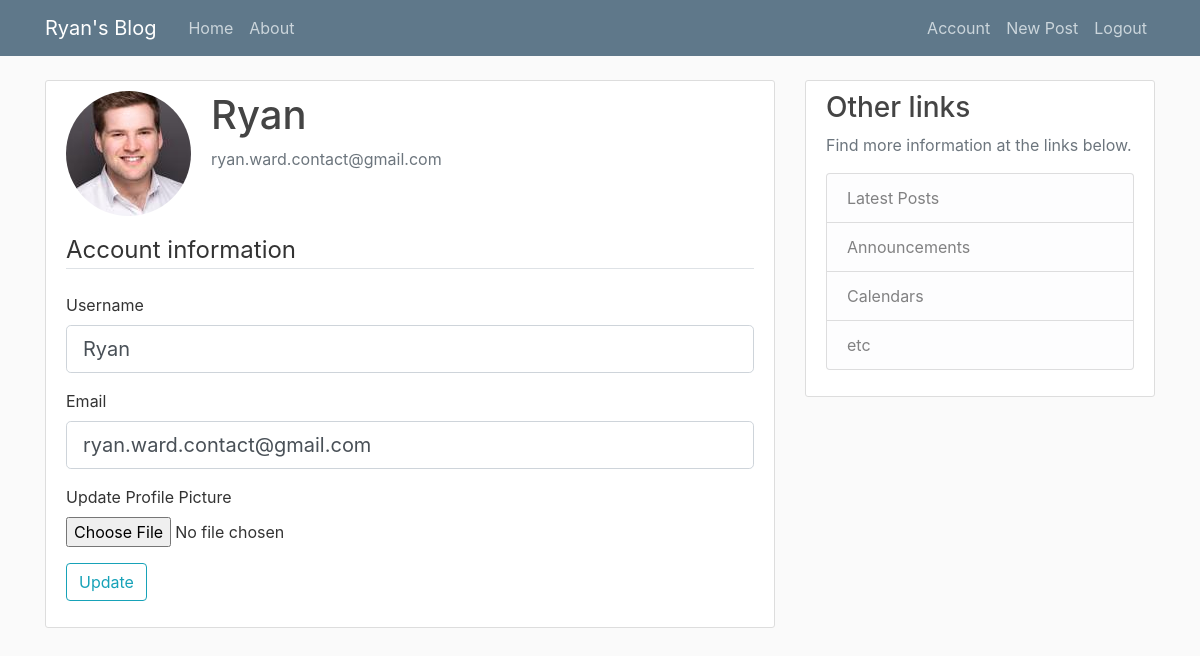
Page /account (signed in) on the earlier database version.
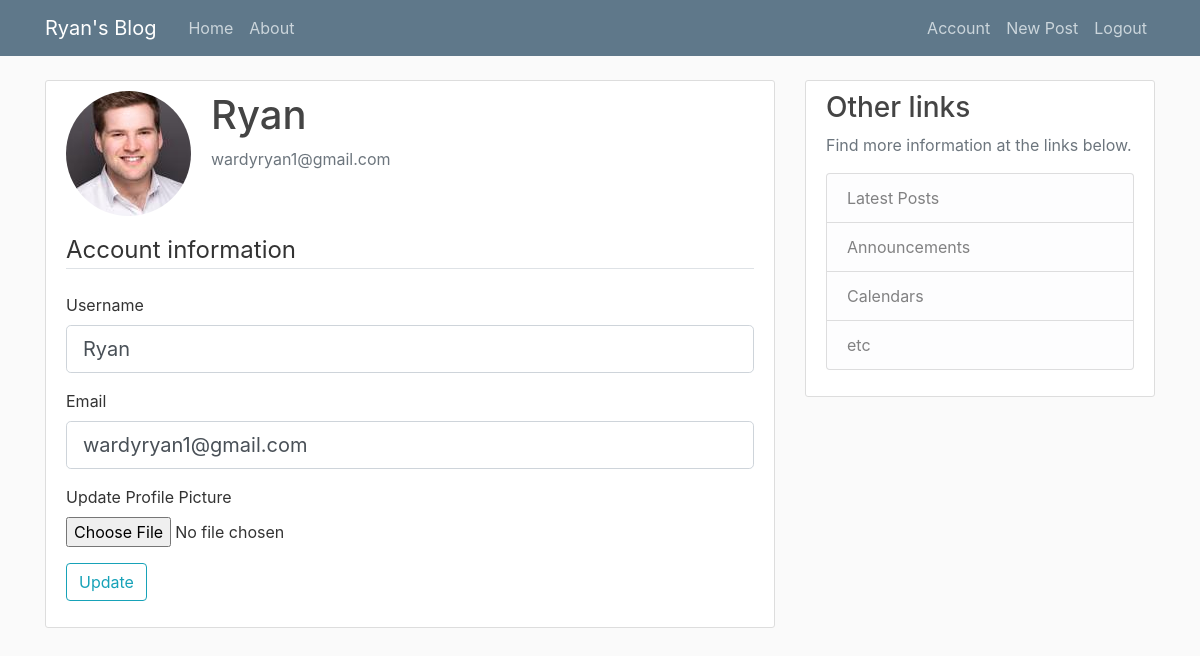
Same page on the later database version.
### flaskblog/models.py (models this page shows, shortened)
class User(db.Model, UserMixin):
    id = db.Column(db.Integer, primary_key=True)
    username = db.Column(db.String(20), unique=True, nullable=False)
    email = db.Column(db.String(120), unique=True, nullable=False)
    image_file = db.Column(db.String(20), nullable=False, default='default.jpg')
    password = db.Column(db.String(60), nullable=False)
    posts = db.relationship('Post', backref='author', lazy=True)

### flaskblog/users/routes.py (the view)
@users.route("/account", methods=['GET', 'POST'])
@login_required
def account():
    form = UpdateAccountForm()
    if form.validate_on_submit():
        if form.profile_img.data:
            picture_file = save_picture(form.profile_img.data)
            current_user.image_file = picture_file
        current_user.username = form.username.data
        current_user.email = form.email.data
        db.session.commit()
        flash('Your account has been updated!', 'success')
        return redirect(url_for('users.account'))
    elif request.method == 'GET':
        form.username.data = current_user.username
        form.email.data = current_user.email
    image_file = url_for('static', filename='profile_pics/' + current_user.image_file)
    return render_template('account.html', title='Account',
                           image_file=image_file, form=form)

### flaskblog/users/forms.py (shortened to what this page needs)
class UpdateAccountForm(FlaskForm):
    username = StringField('Username',
                           validators=[
                               DataRequired(),
                               Length(min=2, max=20)])
    email = StringField('Email',
                        validators=[DataRequired(),
                                    Email()])
    profile_img = FileField('Update Profile Picture',
                            validators=[FileAllowed(['jpg', 'jpeg', 'png'])])
    submit = SubmitField('Update')

### flaskblog/models.py (called while the page is built)
@login_manager.user_loader
def load_user(user_id):
    return User.query.get(int(user_id))

### flaskblog/templates/account.html (shortened to what this page needs)
{% extends "layout.html" %}
{% block content %}
    <div class="content-section">
        <div class="media">
            <img class="rounded-circle account-img" src="{{ image_file }}">
            <div class="media-body">
                <h2 class="account-heading">{{ current_user.username }}</h2>
                <p class="text-secondary">{{ current_user.email }}</p>
            </div>
        </div>
      <form method="POST" action = "", enctype="multipart/form-data">
        <fieldset class="form-group">
          <legend class="border-bottom mb-4">Account information</legend>
          <div class="form-group">
            {{ form.username.label(class="form-control-label") }}
            {% if form.username.errors %}
              {{ form.username(class="form-control form-control-lg is-invalid") }}
                <div class="invalid-feedback">
                  {% for error in form.username.errors %}
                    <span>{{ error }}</span>
                  {% endfor %}
                </div>
            {% else %}
              {{ form.username(class="form-control form-control-lg") }}
            {% endif %}
          </div>
          <div class="form-group">
            {{ form.email.label(class="form-control-label") }}
            {% if form.email.errors %}
              {{ form.email(class="form-control form-control-lg is-invalid") }}
                <div class="invalid-feedback">
                  {% for error in form.email.errors %}
                    <span>{{ error }}</span>
                  {% endfor %}
                </div>
            {% else %}
              {{ form.email(class="form-control form-control-lg") }}
            {% endif %}
          </div>
          <div class="form group">
            {{ form.profile_img.label() }}
            {{ form.profile_img(class="form-control-file") }}
            </div>
        </fieldset>
        <div class="form-group">
          {{ form.submit(class="btn btn-outline-info") }}
        </div>
      </form>
    </div>
{% endblock content %}

Differences in the rows shown:
changed User "Ryan": email "ryan.ward.contact@gmail.com" → "wardyryan1@gmail.com"
